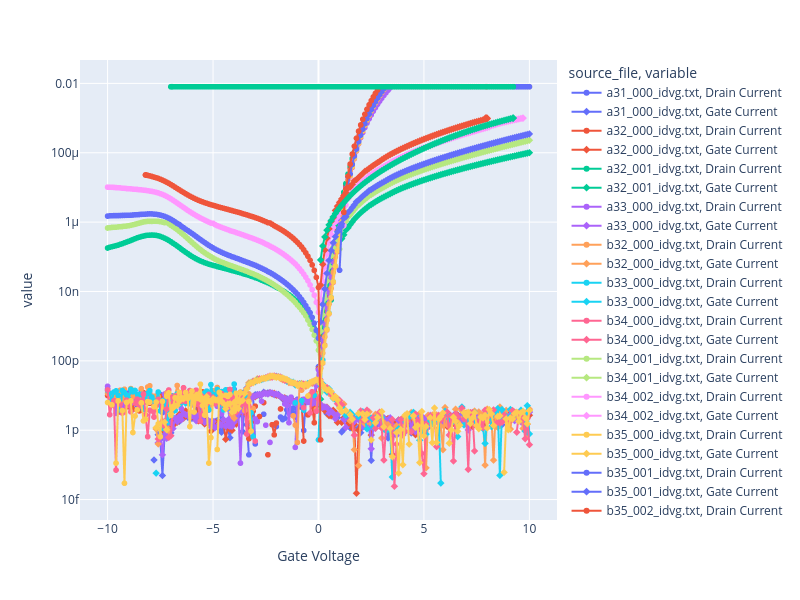

This figure's notebook cell:
### Markdown cell above
## ID-VG Data

### Code cell
# Get ID-VG data and plot Drain Current and Gate Current vs. Gate Voltage on the same graph, with separate lines for each source file.
idvg_df = df[df["source_file"].str.contains("_idvg", case=False, na=False)]

if idvg_df.empty:
    print("No ID-VG data found in the DataFrame.")
else:
    fig_idvg = px.line(
        idvg_df,
        x="Gate Voltage",
        y=["Drain Current", "Gate Current"],
        color="source_file",
        markers=True,
        symbol="variable",
    )

    fig_idvg.update_layout(
        width=800,
        height=600,
        yaxis_type="log",  # Logarithmic scale for current to better visualize low currents
    )
    fig_idvg.show()

### Figure 1 — Plotly figure (JSON) as saved in the notebook; plotly's stock layout.template omitted (floating-point values rounded to 4 significant figures; data arrays with more than 128 entries replaced by an {"elided": "..."} marker saying what was removed)
{"data": [{"hovertemplate": "source_file=a31_000_idvg.txt<br>variable=Drain Current<br>Gate Voltage=%{x}<br>value=%{y}<extra></extra>", "legendgroup": "a31_000_idvg.txt, Drain Current", "line": {"color": "#636efa", "dash": "solid"}, "marker": {"symbol": "circle"}, "mode": "lines+markers", "name": "a31_000_idvg.txt, Drain Current", "showlegend": true, "type": "scattergl", "x": {"elided": "201 float values"}, "xaxis": "x", "y": {"elided": "201 float values"}, "yaxis": "y"}, {"hovertemplate": "source_file=a31_000_idvg.txt<br>variable=Gate Current<br>Gate Voltage=%{x}<br>value=%{y}<extra></extra>", "legendgroup": "a31_000_idvg.txt, Gate Current", "line": {"color": "#636efa", "dash": "solid"}, "marker": {"symbol": "diamond"}, "mode": "lines+markers", "name": "a31_000_idvg.txt, Gate Current", "showlegend": true, "type": "scattergl", "x": {"elided": "201 float values"}, "xaxis": "x", "y": {"elided": "201 float values"}, "yaxis": "y"}, {"hovertemplate": "source_file=a32_000_idvg.txt<br>variable=Drain Current<br>Gate Voltage=%{x}<br>value=%{y}<extra></extra>", "legendgroup": "a32_000_idvg.txt, Drain Current", "line": {"color": "#EF553B", "dash": "solid"}, "marker": {"symbol": "circle"}, "mode": "lines+markers", "name": "a32_000_idvg.txt, Drain Current", "showlegend": true, "type": "scattergl", "x": {"elided": "201 float values"}, "xaxis": "x", "y": {"elided": "201 float values"}, "yaxis": "y"}, {"hovertemplate": "source_file=a32_000_idvg.txt<br>variable=Gate Current<br>Gate Voltage=%{x}<br>value=%{y}<extra></extra>", "legendgroup": "a32_000_idvg.txt, Gate Current", "line": {"color": "#EF553B", "dash": "solid"}, "marker": {"symbol": "diamond"}, "mode": "lines+markers", "name": "a32_000_idvg.txt, Gate Current", "showlegend": true, "type": "scattergl", "x": {"elided": "201 float values"}, "xaxis": "x", "y": {"elided": "201 float values"}, "yaxis": "y"}, {"hovertemplate": "source_file=a32_001_idvg.txt<br>variable=Drain Current<br>Gate Voltage=%{x}<br>value=%{y}<extra></extra>", "legendgroup": "a32_001_idvg.txt, Drain Current", "line": {"color": "#00cc96", "dash": "solid"}, "marker": {"symbol": "circle"}, "mode": "lines+markers", "name": "a32_001_idvg.txt, Drain Current", "showlegend": true, "type": "scattergl", "x": {"elided": "201 float values"}, "xaxis": "x", "y": {"elided": "201 float values"}, "yaxis": "y"}, {"hovertemplate": "source_file=a32_001_idvg.txt<br>variable=Gate Current<br>Gate Voltage=%{x}<br>value=%{y}<extra></extra>", "legendgroup": "a32_001_idvg.txt, Gate Current", "line": {"color": "#00cc96", "dash": "solid"}, "marker": {"symbol": "diamond"}, "mode": "lines+markers", "name": "a32_001_idvg.txt, Gate Current", "showlegend": true, "type": "scattergl", "x": {"elided": "201 float values"}, "xaxis": "x", "y": {"elided": "201 float values"}, "yaxis": "y"}, {"hovertemplate": "source_file=a33_000_idvg.txt<br>variable=Drain Current<br>Gate Voltage=%{x}<br>value=%{y}<extra></extra>", "legendgroup": "a33_000_idvg.txt, Drain Current", "line": {"color": "#ab63fa", "dash": "solid"}, "marker": {"symbol": "circle"}, "mode": "lines+markers", "name": "a33_000_idvg.txt, Drain Current", "showlegend": true, "type": "scattergl", "x": {"elided": "201 float values"}, "xaxis": "x", "y": {"elided": "201 float values"}, "yaxis": "y"}, {"hovertemplate": "source_file=a33_000_idvg.txt<br>variable=Gate Current<br>Gate Voltage=%{x}<br>value=%{y}<extra></extra>", "legendgroup": "a33_000_idvg.txt, Gate Current", "line": {"color": "#ab63fa", "dash": "solid"}, "marker": {"symbol": "diamond"}, "mode": "lines+markers", "name": "a33_000_idvg.txt, Gate Current", "showlegend": true, "type": "scattergl", "x": {"elided": "201 float values"}, "xaxis": "x", "y": {"elided": "201 float values"}, "yaxis": "y"}, {"hovertemplate": "source_file=b32_000_idvg.txt<br>variable=Drain Current<br>Gate Voltage=%{x}<br>value=%{y}<extra></extra>", "legendgroup": "b32_000_idvg.txt, Drain Current", "line": {"color": "#FFA15A", "dash": "solid"}, "marker": {"symbol": "circle"}, "mode": "lines+markers", "name": "b32_000_idvg.txt, Drain Current", "showlegend": true, "type": "scattergl", "x": {"elided": "201 float values"}, "xaxis": "x", "y": {"elided": "201 float values"}, "yaxis": "y"}, {"hovertemplate": "source_file=b32_000_idvg.txt<br>variable=Gate Current<br>Gate Voltage=%{x}<br>value=%{y}<extra></extra>", "legendgroup": "b32_000_idvg.txt, Gate Current", "line": {"color": "#FFA15A", "dash": "solid"}, "marker": {"symbol": "diamond"}, "mode": "lines+markers", "name": "b32_000_idvg.txt, Gate Current", "showlegend": true, "type": "scattergl", "x": {"elided": "201 float values"}, "xaxis": "x", "y": {"elided": "201 float values"}, "yaxis": "y"}, {"hovertemplate": "source_file=b33_000_idvg.txt<br>variable=Drain Current<br>Gate Voltage=%{x}<br>value=%{y}<extra></extra>", "legendgroup": "b33_000_idvg.txt, Drain Current", "line": {"color": "#19d3f3", "dash": "solid"}, "marker": {"symbol": "circle"}, "mode": "lines+markers", "name": "b33_000_idvg.txt, Drain Current", "showlegend": true, "type": "scattergl", "x": {"elided": "201 float values"}, "xaxis": "x", "y": {"elided": "201 float values"}, "yaxis": "y"}, {"hovertemplate": "source_file=b33_000_idvg.txt<br>variable=Gate Current<br>Gate Voltage=%{x}<br>value=%{y}<extra></extra>", "legendgroup": "b33_000_idvg.txt, Gate Current", "line": {"color": "#19d3f3", "dash": "solid"}, "marker": {"symbol": "diamond"}, "mode": "lines+markers", "name": "b33_000_idvg.txt, Gate Current", "showlegend": true, "type": "scattergl", "x": {"elided": "201 float values"}, "xaxis": "x", "y": {"elided": "201 float values"}, "yaxis": "y"}, {"hovertemplate": "source_file=b34_000_idvg.txt<br>variable=Drain Current<br>Gate Voltage=%{x}<br>value=%{y}<extra></extra>", "legendgroup": "b34_000_idvg.txt, Drain Current", "line": {"color": "#FF6692", "dash": "solid"}, "marker": {"symbol": "circle"}, "mode": "lines+markers", "name": "b34_000_idvg.txt, Drain Current", "showlegend": true, "type": "scattergl", "x": {"elided": "201 float values"}, "xaxis": "x", "y": {"elided": "201 float values"}, "yaxis": "y"}, {"hovertemplate": "source_file=b34_000_idvg.txt<br>variable=Gate Current<br>Gate Voltage=%{x}<br>value=%{y}<extra></extra>", "legendgroup": "b34_000_idvg.txt, Gate Current", "line": {"color": "#FF6692", "dash": "solid"}, "marker": {"symbol": "diamond"}, "mode": "lines+markers", "name": "b34_000_idvg.txt, Gate Current", "showlegend": true, "type": "scattergl", "x": {"elided": "201 float values"}, "xaxis": "x", "y": {"elided": "201 float values"}, "yaxis": "y"}, {"hovertemplate": "source_file=b34_001_idvg.txt<br>variable=Drain Current<br>Gate Voltage=%{x}<br>value=%{y}<extra></extra>", "legendgroup": "b34_001_idvg.txt, Drain Current", "line": {"color": "#B6E880", "dash": "solid"}, "marker": {"symbol": "circle"}, "mode": "lines+markers", "name": "b34_001_idvg.txt, Drain Current", "showlegend": true, "type": "scattergl", "x": {"elided": "201 float values"}, "xaxis": "x", "y": {"elided": "201 float values"}, "yaxis": "y"}, {"hovertemplate": "source_file=b34_001_idvg.txt<br>variable=Gate Current<br>Gate Voltage=%{x}<br>value=%{y}<extra></extra>", "legendgroup": "b34_001_idvg.txt, Gate Current", "line": {"color": "#B6E880", "dash": "solid"}, "marker": {"symbol": "diamond"}, "mode": "lines+markers", "name": "b34_001_idvg.txt, Gate Current", "showlegend": true, "type": "scattergl", "x": {"elided": "201 float values"}, "xaxis": "x", "y": {"elided": "201 float values"}, "yaxis": "y"}, {"hovertemplate": "source_file=b34_002_idvg.txt<br>variable=Drain Current<br>Gate Voltage=%{x}<br>value=%{y}<extra></extra>", "legendgroup": "b34_002_idvg.txt, Drain Current", "line": {"color": "#FF97FF", "dash": "solid"}, "marker": {"symbol": "circle"}, "mode": "lines+markers", "name": "b34_002_idvg.txt, Drain Current", "showlegend": true, "type": "scattergl", "x": {"elided": "201 float values"}, "xaxis": "x", "y": {"elided": "201 float values"}, "yaxis": "y"}, {"hovertemplate": "source_file=b34_002_idvg.txt<br>variable=Gate Current<br>Gate Voltage=%{x}<br>value=%{y}<extra></extra>", "legendgroup": "b34_002_idvg.txt, Gate Current", "line": {"color": "#FF97FF", "dash": "solid"}, "marker": {"symbol": "diamond"}, "mode": "lines+markers", "name": "b34_002_idvg.txt, Gate Current", "showlegend": true, "type": "scattergl", "x": {"elided": "201 float values"}, "xaxis": "x", "y": {"elided": "201 float values"}, "yaxis": "y"}, {"hovertemplate": "source_file=b35_000_idvg.txt<br>variable=Drain Current<br>Gate Voltage=%{x}<br>value=%{y}<extra></extra>", "legendgroup": "b35_000_idvg.txt, Drain Current", "line": {"color": "#FECB52", "dash": "solid"}, "marker": {"symbol": "circle"}, "mode": "lines+markers", "name": "b35_000_idvg.txt, Drain Current", "showlegend": true, "type": "scattergl", "x": {"elided": "201 float values"}, "xaxis": "x", "y": {"elided": "201 float values"}, "yaxis": "y"}, {"hovertemplate": "source_file=b35_000_idvg.txt<br>variable=Gate Current<br>Gate Voltage=%{x}<br>value=%{y}<extra></extra>", "legendgroup": "b35_000_idvg.txt, Gate Current", "line": {"color": "#FECB52", "dash": "solid"}, "marker": {"symbol": "diamond"}, "mode": "lines+markers", "name": "b35_000_idvg.txt, Gate Current", "showlegend": true, "type": "scattergl", "x": {"elided": "201 float values"}, "xaxis": "x", "y": {"elided": "201 float values"}, "yaxis": "y"}, {"hovertemplate": "source_file=b35_001_idvg.txt<br>variable=Drain Current<br>Gate Voltage=%{x}<br>value=%{y}<extra></extra>", "legendgroup": "b35_001_idvg.txt, Drain Current", "line": {"color": "#636efa", "dash": "solid"}, "marker": {"symbol": "circle"}, "mode": "lines+markers", "name": "b35_001_idvg.txt, Drain Current", "showlegend": true, "type": "scattergl", "x": {"elided": "201 float values"}, "xaxis": "x", "y": {"elided": "201 float values"}, "yaxis": "y"}, {"hovertemplate": "source_file=b35_001_idvg.txt<br>variable=Gate Current<br>Gate Voltage=%{x}<br>value=%{y}<extra></extra>", "legendgroup": "b35_001_idvg.txt, Gate Current", "line": {"color": "#636efa", "dash": "solid"}, "marker": {"symbol": "diamond"}, "mode": "lines+markers", "name": "b35_001_idvg.txt, Gate Current", "showlegend": true, "type": "scattergl", "x": {"elided": "201 float values"}, "xaxis": "x", "y": {"elided": "201 float values"}, "yaxis": "y"}, {"hovertemplate": "source_file=b35_002_idvg.txt<br>variable=Drain Current<br>Gate Voltage=%{x}<br>value=%{y}<extra></extra>", "legendgroup": "b35_002_idvg.txt, Drain Current", "line": {"color": "#EF553B", "dash": "solid"}, "marker": {"symbol": "circle"}, "mode": "lines+markers", "name": "b35_002_idvg.txt, Drain Current", "showlegend": true, "type": "scattergl", "x": {"elided": "201 float values"}, "xaxis": "x", "y": {"elided": "201 float values"}, "yaxis": "y"}, {"hovertemplate": "source_file=b35_002_idvg.txt<br>variable=Gate Current<br>Gate Voltage=%{x}<br>value=%{y}<extra></extra>", "legendgroup": "b35_002_idvg.txt, Gate Current", "line": {"color": "#EF553B", "dash": "solid"}, "marker": {"symbol": "diamond"}, "mode": "lines+markers", "name": "b35_002_idvg.txt, Gate Current", "showlegend": true, "type": "scattergl", "x": {"elided": "201 float values"}, "xaxis": "x", "y": {"elided": "201 float values"}, "yaxis": "y"}, {"hovertemplate": "source_file=b35_003_idvg.txt<br>variable=Drain Current<br>Gate Voltage=%{x}<br>value=%{y}<extra></extra>", "legendgroup": "b35_003_idvg.txt, Drain Current", "line": {"color": "#00cc96", "dash": "solid"}, "marker": {"symbol": "circle"}, "mode": "lines+markers", "name": "b35_003_idvg.txt, Drain Current", "showlegend": true, "type": "scattergl", "x": {"elided": "201 float values"}, "xaxis": "x", "y": {"elided": "201 float values"}, "yaxis": "y"}, {"hovertemplate": "source_file=b35_003_idvg.txt<br>variable=Gate Current<br>Gate Voltage=%{x}<br>value=%{y}<extra></extra>", "legendgroup": "b35_003_idvg.txt, Gate Current", "line": {"color": "#00cc96", "dash": "solid"}, "marker": {"symbol": "diamond"}, "mode": "lines+markers", "name": "b35_003_idvg.txt, Gate Current", "showlegend": true, "type": "scattergl", "x": {"elided": "201 float values"}, "xaxis": "x", "y": {"elided": "201 float values"}, "yaxis": "y"}], "layout": {"height": 600, "legend": {"title": {"text": "source_file, variable"}, "tracegroupgap": 0}, "margin": {"t": 60}, "width": 800, "xaxis": {"anchor": "y", "domain": [0, 1], "title": {"text": "Gate Voltage"}}, "yaxis": {"anchor": "x", "domain": [0, 1], "title": {"text": "value"}, "type": "log"}}}
